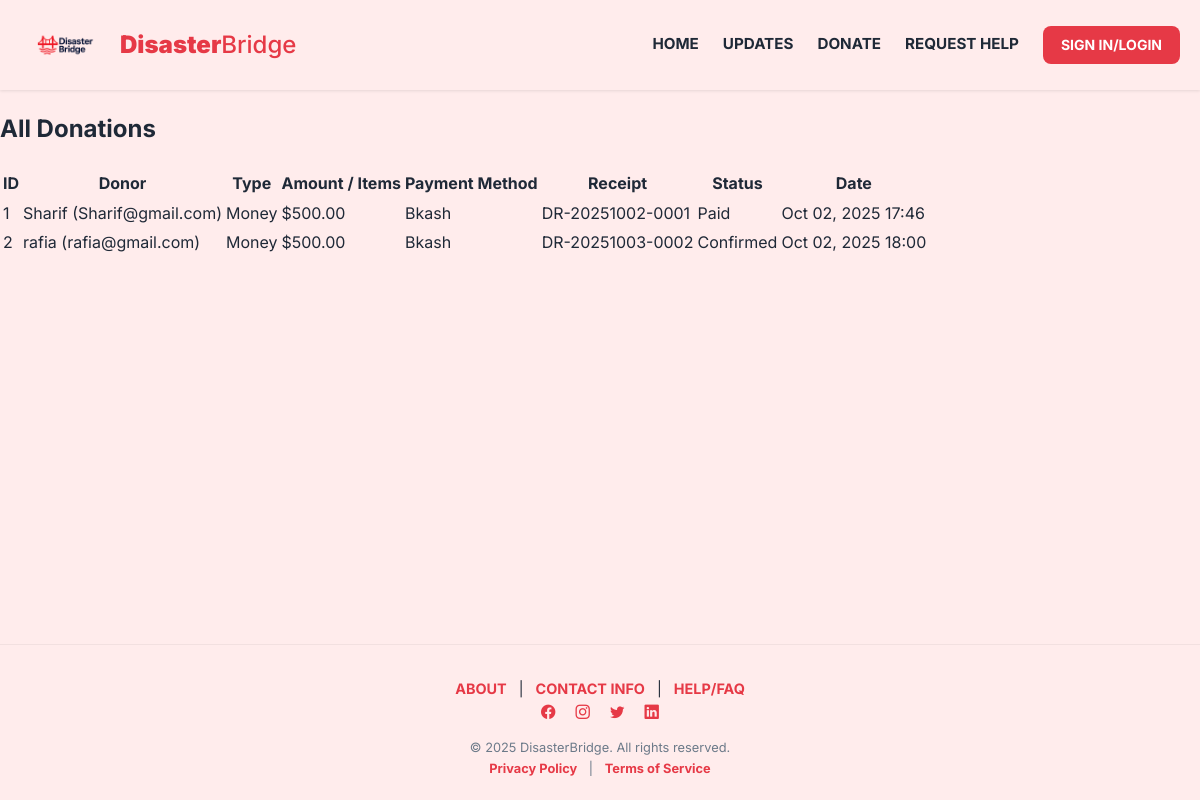
Page /donations/ on the committed database.
### core/models.py (models this page shows, shortened)
class Donation(models.Model):
    DONATION_TYPE_CHOICES = [
        ('money', 'Money'),
        ('items', 'Items'),
    ]
    PAYMENT_METHOD_CHOICES = [
        ('bkash', 'bKash'),
        ('nagad', 'Nagad'),
        ('visa', 'Visa'),
    ]
    donor = models.ForeignKey(settings.AUTH_USER_MODEL, on_delete=models.CASCADE)
    donation_type = models.CharField(
        max_length=20,
        choices=DONATION_TYPE_CHOICES,
        default='money'
    )
    amount = models.DecimalField(max_digits=10, decimal_places=2, null=True, blank=True)
    items_title = models.CharField(max_length=255, blank=True, null=True)
    items_description = models.TextField(blank=True, null=True)
    payment_method = models.CharField(max_length=20, choices=PAYMENT_METHOD_CHOICES, blank=True, null=True)
    receipt_number = models.CharField(max_length=50, blank=True, null=True)
    pickup_date = models.DateField(blank=True, null=True)
    pickup_time = models.TimeField(blank=True, null=True)
    pickup_address = models.CharField(max_length=255, blank=True, null=True)
    status = models.CharField(max_length=20, default="Pending")
    created_at = models.DateTimeField(auto_now_add=True)

class User(AbstractBaseUser, PermissionsMixin):
    user_id = models.AutoField(primary_key=True)
    ROLE_CHOICES = [
        ("victim", "Victim"),
        ("volunteer", "Volunteer"),
        ("donor", "Donor"),
        ("admin", "Admin"),
    ]
    LANGUAGE_CHOICES = [
        ('en', 'English'),
        ('bn', 'Bangla'),
    ]
    email = models.EmailField(unique=True)
    phone_number = models.CharField(max_length=15, unique=True)
    name = models.CharField(max_length=100)
    role = models.CharField(max_length=20, choices=ROLE_CHOICES)
    language_preference = models.CharField(
        max_length=10,
        choices=LANGUAGE_CHOICES,
        default='en')
    verification_status = models.BooleanField(default=False)
    date_registered = models.DateTimeField(auto_now_add=True)
    is_active = models.BooleanField(default=True)
    is_staff = models.BooleanField(default=False)
    objects = UserManager()
    USERNAME_FIELD = "email"
    REQUIRED_FIELDS = ["phone_number", "name", "role"]

### core/views.py (the view)
# urls.py: path("donations/", views.donation_list, name="donation_list"),
def donation_list(request):
    donations = Donation.objects.all()
    return render(request, "core/donation_list.html", {"donations": donations})

### core/templates/core/donation_list.html (shortened to what this page needs)
{% extends 'core/base.html' %}
{% load static %}
{% block content %}
<div class="container my-5">
    <h2 class="mb-4 text-success fw-bold">All Donations</h2>
    {% if donations %}
        <table class="table table-bordered table-hover">
            <thead class="table-success">
                <tr>
                    <th>ID</th>
                    <th>Donor</th>
                    <th>Type</th>
                    <th>Amount / Items</th>
                    <th>Payment Method</th>
                    <th>Receipt</th>
                    <th>Status</th>
                    <th>Date</th>
                </tr>
            </thead>
            <tbody>
                {% for donation in donations %}
                <tr>
                    <td>{{ donation.id }}</td>
                    <td>{{ donation.donor.name }} ({{ donation.donor.email }})</td>
                    <td>{{ donation.donation_type|title }}</td>
                    <td>
                        {% if donation.donation_type == "money" %}
                            ${{ donation.amount }}
                        {% else %}
                            <strong>{{ donation.items_title }}</strong><br>
                            {{ donation.items_description }}
                        {% endif %}
                    </td>
                    <td>{{ donation.payment_method|default:"N/A"|title }}</td>
                    <td>{{ donation.receipt_number|default:"N/A" }}</td>
                    <td>{{ donation.status|title }}</td>
                    <td>
                        {% if donation.created_at %}
                            {{ donation.created_at|date:"M d, Y H:i" }}
                        {% else %}
                            N/A
                        {% endif %}
                    </td>
                </tr>
                {% endfor %}
            </tbody>
        </table>
    {% else %}
        <div class="alert alert-info">No donations found.</div>
    {% endif %}
</div>
{% endblock %}

### core/templates/core/base.html (style rules this page uses)
:root { --db-accent-red: #e63946; --db-darker-red: #c0313d; --db-brighter-red-hover: #ff4d4d; --db-page-bg: #ffecec; --db-card-bg: white; --db-text-dark: #1f2937; --db-text-medium: #6c7a89; --db-box-shadow: 0 4px 10px rgba(0, 0, 0, 0.05); --db-border-radius: 8px; }
body { margin: 0; font-family: 'Inter', Arial, sans-serif; background: var(--db-page-bg); color: var(--db-text-dark); line-height: 1.6; min-height: 100vh; display: flex; flex-direction: column; }
h1, h2, h3, h4 { color: var(--db-text-dark); }

### rows in the picture
Donation: id "1", donor.name "Sharif", donor.email "Sharif@gmail.com", donation_type "Money", amount "500.00", payment_method "Bkash", receipt_number "DR-20251002-0001", status "Paid", created_at "Oct 02, 2025 17:46"
Donation: id "2", donor.name "rafia", donor.email "rafia@gmail.com", donation_type "Money", amount "500.00", payment_method "Bkash", receipt_number "DR-20251003-0002", status "Confirmed", created_at "Oct 02, 2025 18:00"
